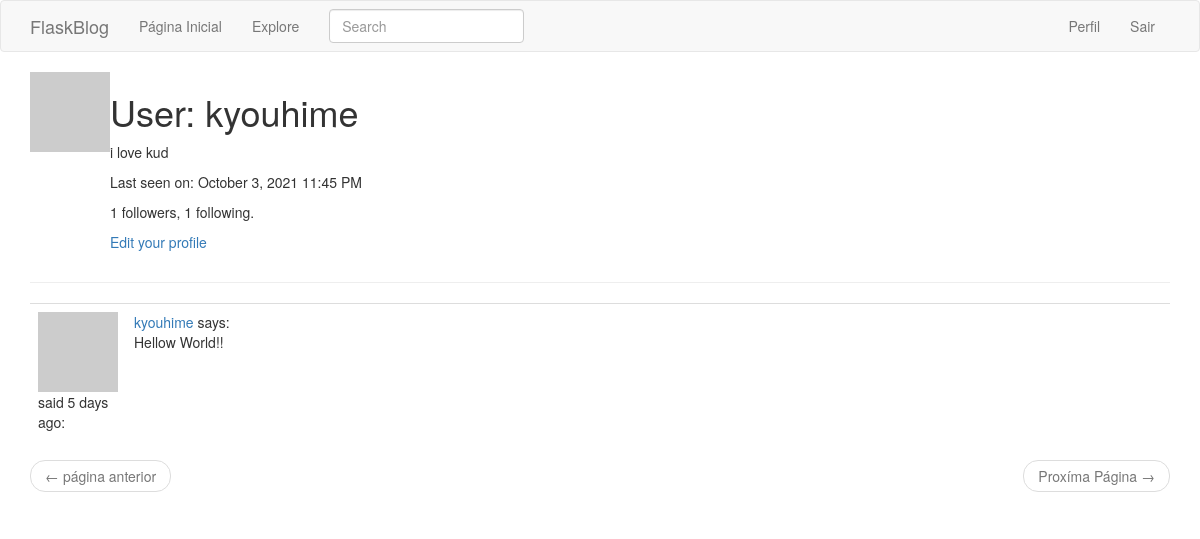
/user/kyouhime (signed in), run on the app's committed database.
### app/models.py (models this page shows, shortened)
class PaginatedAPIMixin(object):
    @staticmethod
    def to_collection_dict(query, page, per_page, endpoint, **kwargs):
        resources = query.paginate(page, per_page, False)
        data = {
            'items': [item.to_dict() for item in resources.items],
            '_meta': {
                'page': page,
                'per_page': per_page,
                'total_pages': resources.pages,
                'total_items': resources.total
            },
            '_links': {
                'self': url_for(endpoint, page=page, per_page=per_page,
                                **kwargs),
                'next': url_for(endpoint, page=page + 1, per_page=per_page,
                                **kwargs) if resources.has_next else None,
                'prev': url_for(endpoint, page=page - 1, per_page=per_page,
                                **kwargs) if resources.has_prev else None
            }
        }
        return data

class User(PaginatedAPIMixin, UserMixin, db.Model):
    id = db.Column(db.Integer, primary_key=True)
    username = db.Column(db.String(64), index=True, unique=True)
    email = db.Column(db.String(120), index=True, unique=True)
    password_hash = db.Column(db.String(128))
    posts = db.relationship('Post', backref='author', lazy='dynamic')
    about_me = db.Column(db.String(140))
    last_seen = db.Column(db.DateTime, default=datetime.utcnow)
    token = db.Column(db.String(32), index=True, unique=True)
    token_expiration = db.Column(db.DateTime)
    followed = db.relationship(
        'User', secondary=followers,
        primaryjoin=(followers.c.follower_id == id),
        secondaryjoin=(followers.c.followed_id == id),
        backref=db.backref('followers', lazy='dynamic'), lazy='dynamic'
    )
    def avatar(self, size):
        digest = md5(self.email.lower().encode('utf-8')).hexdigest()
        return 'https://www.gravatar.com/avatar/{}?d=identicon&s={}'.format(
            digest, size)

class SearchableMixin(object):
    @classmethod
    def before_commit(cls, session):
        session._changes = {
            'add': list(session.new),
            'update': list(session.dirty),
            'delete': list(session.deleted)
        }
    @classmethod
    def after_commit(cls, session):
        for obj in session._changes['add']:
            if isinstance(obj, SearchableMixin):
                add_to_index(obj.__tablename__, obj)
        for obj in session._changes['update']:
            if isinstance(obj, SearchableMixin):
                add_to_index(obj.__tablename__, obj)
        for obj in session._changes['delete']:
            if isinstance(obj, SearchableMixin):
                remove_from_index(obj.__tablename__, obj)
        session._changes = None

class Post(SearchableMixin, db.Model):
    __searchable__ = ['body']
    id = db.Column(db.Integer, primary_key=True)
    body = db.Column(db.String(140))
    timestamp = db.Column(db.DateTime, index=True, default=datetime.utcnow)
    user_id = db.Column(db.Integer, db.ForeignKey('user.id'))

### app/main/routes.py (the view)
@bp.route('/user/<username>')
@login_required
def user(username):
    user = User.query.filter_by(username=username).first_or_404()
    page = request.args.get('page', 1, type=int)
    posts = user.posts.order_by(Post.timestamp.desc()).paginate(
        page, current_app.config['POSTS_PER_PAGE'], False)
    next_url = url_for('main.user', username=user.username, page=posts.next_num) \
        if posts.has_next else None
    prev_url = url_for('mainuser', username=user.username, page=posts.prev_num) \
        if posts.has_prev else None
    form = EmptyForm()
    return render_template('user.html', user=user, posts=posts.items,
                           next_url=next_url, prev_url=prev_url, form=form)

### app/main/forms.py
class SearchForm(FlaskForm):
    q = StringField(('Search'), validators=[DataRequired()])
    def __init__(self, *args, **kwargs):
        if 'formdata' not in kwargs:
            kwargs['formdata'] = request.args
        if 'csrf_enabled' not in kwargs:
            kwargs['csrf_enabled'] = False
        super(SearchForm, self).__init__(*args, **kwargs)

class EmptyForm(FlaskForm):
    submit = SubmitField('Submit')

### app/main/routes.py (called while the page is built)
@bp.before_request
def before_request():
    if current_user.is_authenticated:
        current_user.last_seen = datetime.utcnow()
        db.session.commit()
        g.search_form = SearchForm()

### app/models.py (called while the page is built)
@login.user_loader
def load_user(id):
    return User.query.get(int(id))

### app/templates/user.html (shortened to what this page needs)
{% extends "base.html" %}
{% block app_content %}
    <table>
        <tr valign="top">
            <td><img src="{{ user.avatar(128) }}"></td>
            <td>
                <h1>User: {{ user.username }}</h1>
                {% if user.about_me %}<p>{{ user.about_me }}</p>{% endif %}
                {% if user.last_seen %}
                <p>Last seen on: {{ moment(user.last_seen).format('LLL') }}</p>
                {% endif %}
                <p>{{ user.followers.count() }} followers, {{ user.followed.count() }} following.</p>
                {% if user == current_user %}
                <p><a href="{{ url_for('main.edit_profile') }}">Edit your profile</a></p>
                {% endif %}
            </td>
        </tr>
    </table>
    <hr>
    {% for post in posts %}
        {% include '_post.html' %}
    {% endfor %}
    <nav aria-label="...">
        <ul class="pager">
            <li class="previous{% if not prev_url %} disabled{% endif %}">
                <a href="{{ prev_url or '#' }}">
                    <span aria-hidden="true">&larr;</span> página anterior
                </a>
            </li>
            <li class="next{% if not next_url %} disabled{% endif %}">
                <a href="{{ next_url or '#' }}">
                    Proxíma Página <span aria-hidden="true">&rarr;</span>
                </a>
            </li>
        </ul>
    </nav>
{% endblock %}

### app/templates/_post.html
<table class="table table-hover">
    <tr>
        <td width="70px">
            <a href="{{ url_for('main.user', username=post.author.username) }}">
                <img src="{{ post.author.avatar(70) }}" />
            </a>
            said {{ moment(post.timestamp).fromNow() }}:
            <br>
        </td>
        <td>
            <a href="{{ url_for('main.user', username=post.author.username) }}">
                {{ post.author.username }}
            </a>
            says:
            <br>
            {{ post.body }}
        </td>
    </tr>
</table>

### data on the page
User: username "kyouhime", about_me "i love kud", last_seen "October 3, 2021 11:45 PM"
Post: timestamp "5 days ago", author.username "kyouhime", body "Hellow World!!"

### other printed values
{{ user.followers.count() }} "1"
{{ user.followed.count() }} "1"
